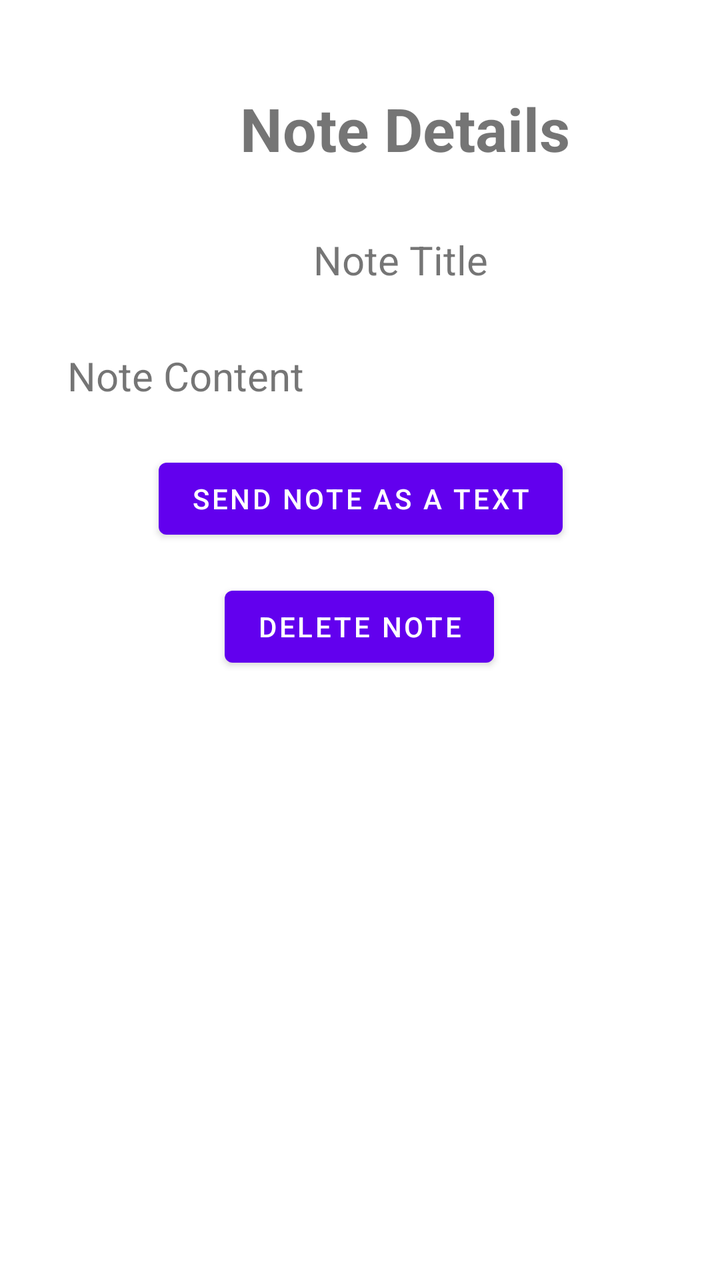
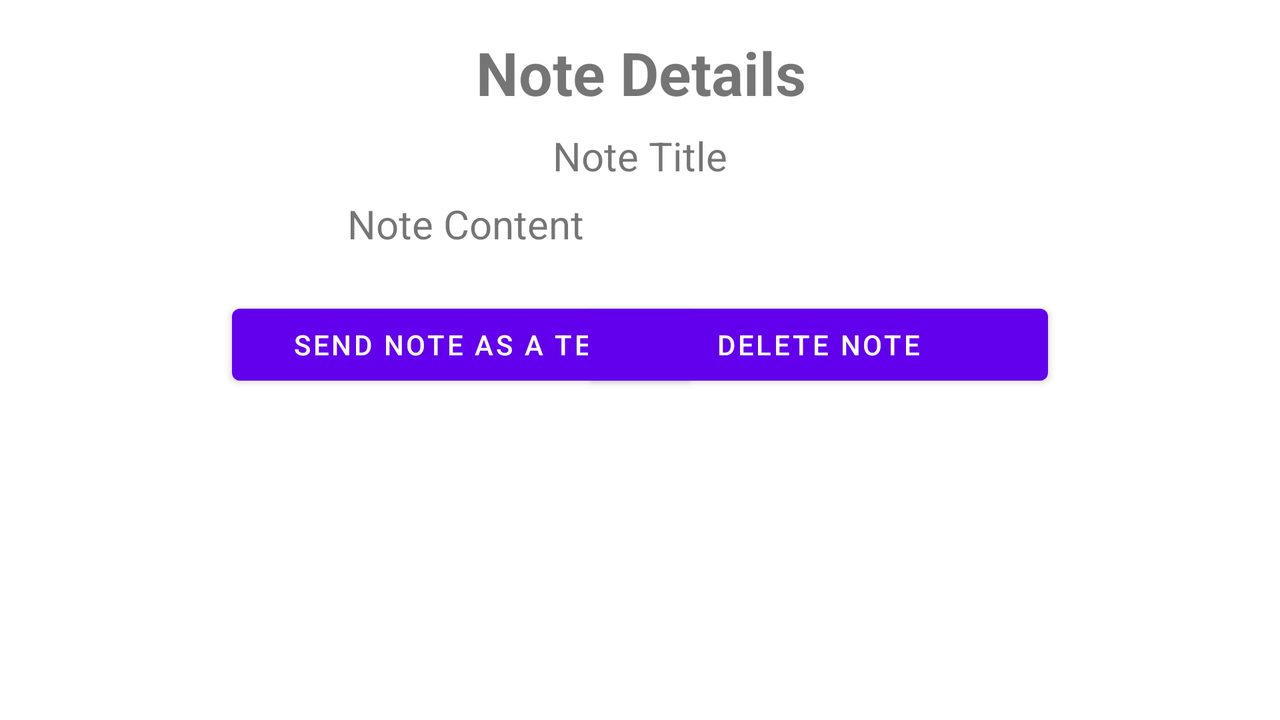

Two renders of one Android screen. The first uses the default layout on a phone; the second uses the alternative layout the repository ships for a different screen configuration, on a matching device. The two XML files are below.
<!-- AndroidManifest.xml: application theme Theme.ArjunC196 -->
<!-- res/layout/activity_note_details.xml -->
<?xml version="1.0" encoding="utf-8"?>
<androidx.constraintlayout.widget.ConstraintLayout xmlns:android="http://schemas.android.com/apk/res/android"
    xmlns:app="http://schemas.android.com/apk/res-auto"
    xmlns:tools="http://schemas.android.com/tools"
    android:layout_width="match_parent"
    android:layout_height="match_parent"
    tools:context=".assessmentActivities.AssessmentDetails">


    <TextView
        android:id="@+id/noteDetailsText"
        android:layout_width="wrap_content"
        android:layout_height="wrap_content"
        android:layout_marginStart="120dp"
        android:layout_marginTop="44dp"
        android:text="Note Details"
        android:textSize="30sp"
        android:textStyle="bold"
        app:layout_constraintStart_toStartOf="parent"
        app:layout_constraintTop_toTopOf="parent" />

    <TextView
        android:id="@+id/noteName"
        android:layout_width="193dp"
        android:layout_height="26dp"
        android:layout_marginStart="104dp"
        android:layout_marginTop="32dp"
        android:gravity="center"
        android:text="Note Title"
        android:textSize="20sp"
        app:layout_constraintStart_toStartOf="parent"
        app:layout_constraintTop_toBottomOf="@+id/noteDetailsText" />

    <TextView
        android:id="@+id/noteContent"
        android:layout_width="293dp"
        android:layout_height="wrap_content"
        android:layout_marginStart="50dp"
        android:layout_marginTop="32dp"
        android:layout_marginEnd="50dp"
        android:gravity="top"
        android:text="Note Content"
        android:textSize="20sp"
        app:layout_constraintEnd_toEndOf="parent"
        app:layout_constraintStart_toStartOf="parent"
        app:layout_constraintTop_toBottomOf="@+id/noteName" />

    <Button
        android:id="@+id/shareNote"
        android:layout_width="wrap_content"
        android:layout_height="wrap_content"
        android:layout_marginStart="128dp"
        android:layout_marginTop="24dp"
        android:layout_marginEnd="129dp"
        android:text="Send note as a text"
        app:layout_constraintEnd_toEndOf="parent"
        app:layout_constraintHorizontal_bias="0.492"
        app:layout_constraintStart_toStartOf="parent"
        app:layout_constraintTop_toBottomOf="@+id/noteContent" />

    <Button
        android:id="@+id/deleteButton"
        android:layout_width="wrap_content"
        android:layout_height="wrap_content"
        android:layout_marginStart="128dp"
        android:layout_marginTop="16dp"
        android:layout_marginEnd="129dp"
        android:text="Delete Note"
        app:layout_constraintEnd_toEndOf="parent"
        app:layout_constraintStart_toStartOf="parent"
        app:layout_constraintTop_toBottomOf="@+id/shareNote" />


</androidx.constraintlayout.widget.ConstraintLayout>
<!-- resources referenced by this layout -->
<resources>
  <style name="Theme.ArjunC196" parent="Theme.MaterialComponents.DayNight.DarkActionBar">
          
          <item name="colorPrimary">@color/purple_500</item>
          <item name="colorPrimaryVariant">@color/purple_700</item>
          <item name="colorOnPrimary">@color/white</item>
          
          <item name="colorSecondary">@color/teal_200</item>
          <item name="colorSecondaryVariant">@color/teal_700</item>
          <item name="colorOnSecondary">@color/black</item>
          
          <item name="android:statusBarColor">?attr/colorPrimaryVariant</item>
          
      </style>
  <color name="purple_500">#FF6200EE</color>
  <color name="purple_700">#FF3700B3</color>
  <color name="white">#FFFFFFFF</color>
  <color name="teal_200">#FF03DAC5</color>
  <color name="teal_700">#FF018786</color>
  <color name="black">#FF000000</color>
</resources>
<!-- res/layout-land/activity_note_details.xml (the repository's variant of the layout above) -->
<!-- drawn on the phone turned sideways -->
<?xml version="1.0" encoding="utf-8"?>
<androidx.constraintlayout.widget.ConstraintLayout xmlns:android="http://schemas.android.com/apk/res/android"
    xmlns:app="http://schemas.android.com/apk/res-auto"
    xmlns:tools="http://schemas.android.com/tools"
    android:layout_width="match_parent"
    android:layout_height="match_parent"
    tools:context=".assessmentActivities.AssessmentDetails">


    <TextView
        android:id="@+id/noteDetailsText"
        android:layout_width="wrap_content"
        android:layout_height="wrap_content"
        android:layout_marginStart="310dp"
        android:layout_marginTop="16dp"
        android:layout_marginEnd="309dp"
        android:text="Note Details"
        android:textSize="30sp"
        android:textStyle="bold"
        app:layout_constraintEnd_toEndOf="parent"
        app:layout_constraintStart_toStartOf="parent"
        app:layout_constraintTop_toTopOf="parent" />

    <TextView
        android:id="@+id/noteName"
        android:layout_width="193dp"
        android:layout_height="26dp"
        android:layout_marginStart="296dp"
        android:layout_marginTop="8dp"
        android:layout_marginEnd="296dp"
        android:gravity="center"
        android:text="Note Title"
        android:textSize="20sp"
        app:layout_constraintEnd_toEndOf="parent"
        app:layout_constraintStart_toStartOf="parent"
        app:layout_constraintTop_toBottomOf="@+id/noteDetailsText" />

    <TextView
        android:id="@+id/noteContent"
        android:layout_width="293dp"
        android:layout_height="wrap_content"
        android:layout_marginStart="50dp"
        android:layout_marginTop="8dp"
        android:layout_marginEnd="50dp"
        android:gravity="top"
        android:text="Note Content"
        android:textSize="20sp"
        app:layout_constraintEnd_toEndOf="parent"
        app:layout_constraintStart_toStartOf="parent"
        app:layout_constraintTop_toBottomOf="@+id/noteName" />

    <Button
        android:id="@+id/shareNote"
        android:layout_width="230dp"
        android:layout_height="wrap_content"
        android:layout_marginStart="116dp"
        android:layout_marginTop="23dp"
        android:text="Send note as a text"
        app:layout_constraintStart_toStartOf="parent"
        app:layout_constraintTop_toBottomOf="@+id/noteContent" />

    <Button
        android:id="@+id/deleteButton"
        android:layout_width="230dp"
        android:layout_height="wrap_content"
        android:layout_marginTop="23dp"
        android:layout_marginEnd="116dp"
        android:text="Delete Note"
        app:layout_constraintEnd_toEndOf="parent"
        app:layout_constraintTop_toBottomOf="@+id/noteContent" />


</androidx.constraintlayout.widget.ConstraintLayout>
